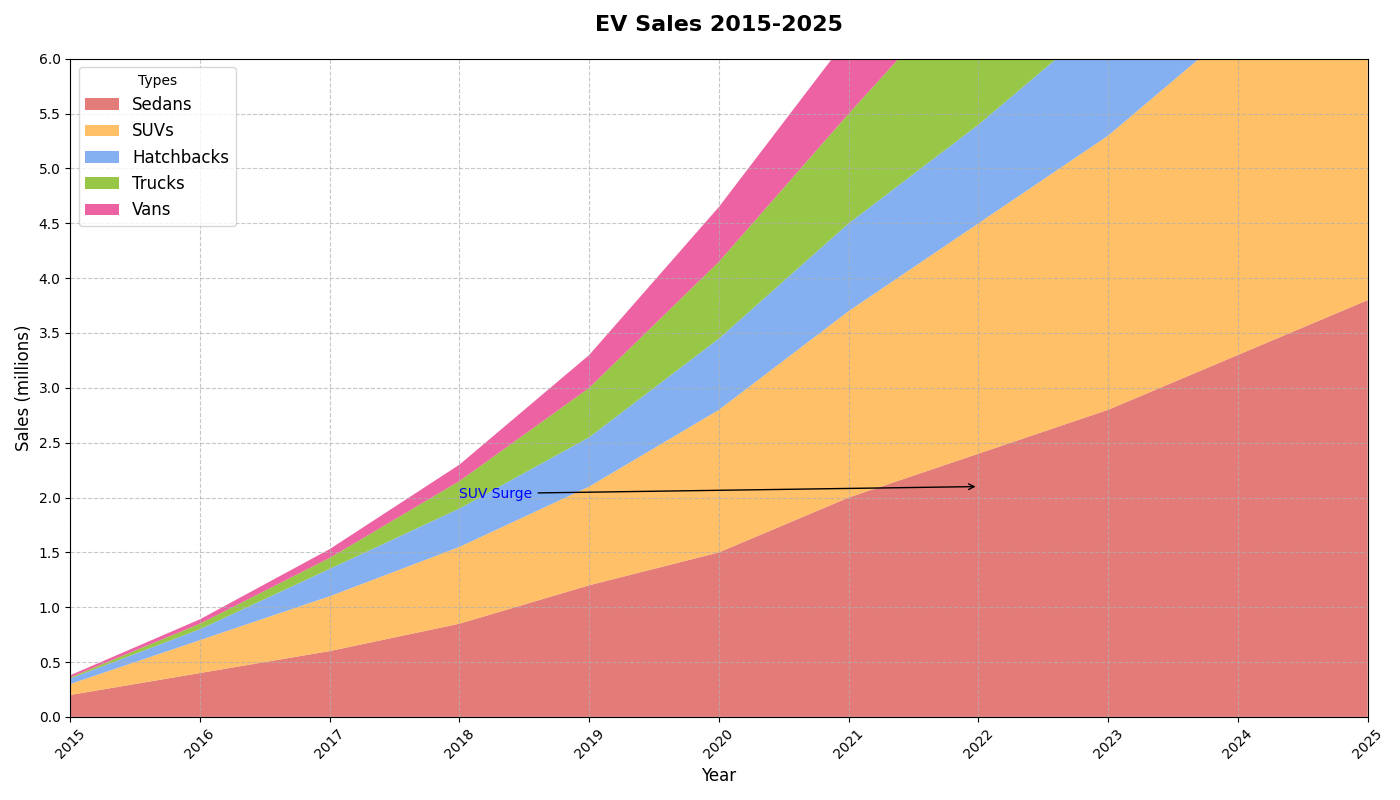

This figure's Python source:
import matplotlib.pyplot as plt
import numpy as np

years = np.arange(2015, 2026)

sedans_sales = np.array([0.2, 0.4, 0.6, 0.85, 1.2, 1.5, 2.0, 2.4, 2.8, 3.3, 3.8])
suvs_sales = np.array([0.1, 0.3, 0.5, 0.7, 0.9, 1.3, 1.7, 2.1, 2.5, 3.0, 3.5])
hatchbacks_sales = np.array([0.05, 0.1, 0.25, 0.35, 0.45, 0.65, 0.8, 0.9, 1.1, 1.3, 1.4])
trucks_sales = np.array([0.01, 0.05, 0.1, 0.25, 0.45, 0.7, 1.0, 1.4, 1.8, 2.2, 2.6])
vans_sales = np.array([0.02, 0.04, 0.08, 0.15, 0.3, 0.5, 0.7, 0.9, 1.2, 1.5, 1.9])

sales_data = np.vstack([sedans_sales, suvs_sales, hatchbacks_sales, trucks_sales, vans_sales])

# New color palette for the chart
new_colors = ['#de6460', '#ffb54c', '#6fa3ef', '#86bc25', '#e94692']

fig, ax = plt.subplots(figsize=(14, 8)) 

ax.stackplot(years, sales_data, labels=['Sedans', 'SUVs', 'Hatchbacks', 'Trucks', 'Vans'], colors=new_colors, alpha=0.85)

ax.set_title('EV Sales 2015-2025', fontsize=16, fontweight='bold', pad=20)
ax.set_xlabel('Year', fontsize=12)
ax.set_ylabel('Sales (millions)', fontsize=12)

ax.grid(linestyle='--', alpha=0.7)
ax.legend(loc='upper left', fontsize=12, title='Types')

ax.set_xticks(years)
ax.set_yticks(np.arange(0, 6.1, 0.5))
ax.set_xlim(2015, 2025)
ax.set_ylim(0, 6)

plt.xticks(rotation=45)

ax.annotate('SUV Surge', xy=(2022, suvs_sales[7]), xytext=(2018, 2), 
            arrowprops=dict(facecolor='black', arrowstyle='->'),
            fontsize=10, color='blue')

plt.tight_layout()

plt.show()
